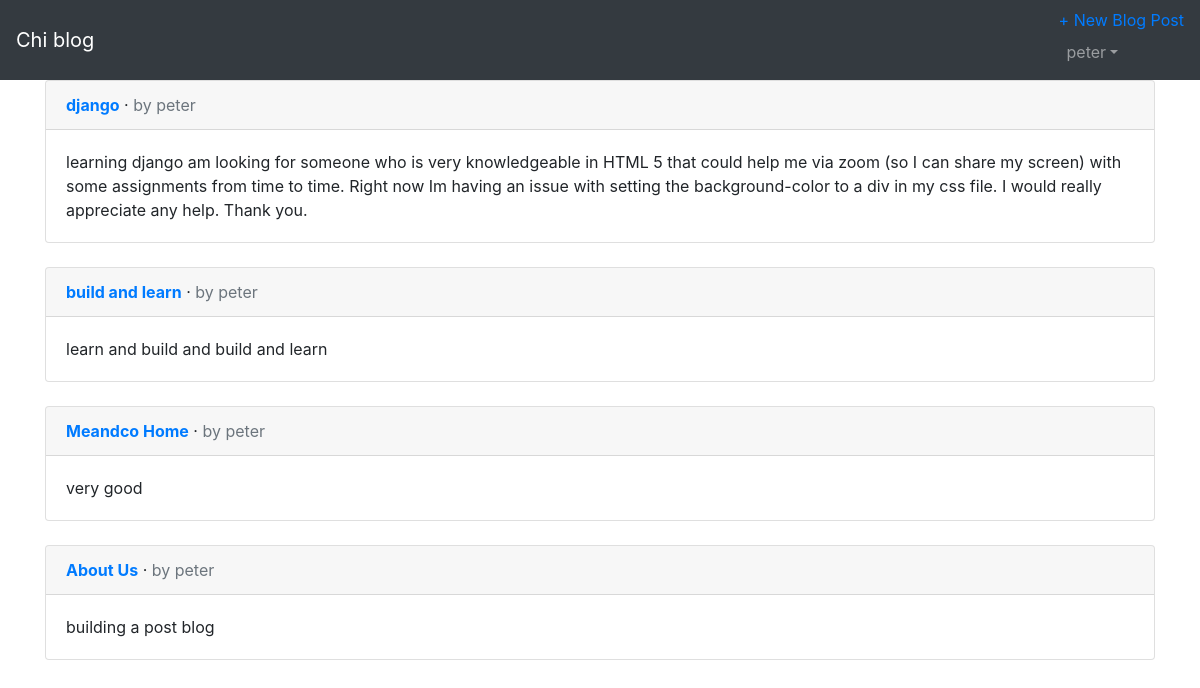
The app's page / (signed in) with its own data.
### blog/models.py (models this page shows, shortened)
class Post(models.Model):
    title = models.CharField(max_length=200)
    author = models.ForeignKey('auth.User', on_delete=models.CASCADE,)
    body = models.TextField()

### blog/views.py (the view)
# urls.py: path('', BlogListView.as_view(), name='home'),
class BlogListView(ListView):
    model = Post
    template_name = 'home.html'

### templates/home.html
{% extends 'base.html' %}
{% block content %}
{% for post in object_list %}
<div class="card">
<div class="card-header">
<span class="font-weight-bold"><a href="{% url 'post_detail' post.pk %}">{{ post.title }}</a></span> &middot;
<span class="text-muted">by {{ post.author }}</span></div>
<div class="card-body">
{{ post.body }}
</div>
</div>
<br />
{% endfor %}
{% endblock content %}

### templates/base.html (shortened to what this page needs)
{% load bootstrap4 %}
<!doctype html>
<html lang="en">
<head>
{% bootstrap_css %}
</head>
<body>
<nav class="navbar navbar-expand-lg navbar-dark bg-dark">
<a class="navbar-brand" href="{% url 'home' %}">Chi blog</a>
<div class="collapse navbar-collapse" id="navbarSupportedContent">
{% if user.is_authenticated %}
<ul class="navbar-nav ml-auto">
<li class="nav-item">
<a href="{% url 'post_new' %}">+ New Blog Post</a>
<a class="nav-link dropdown-toggle" href="#" id="navbarDropdown" role="button" data-toggle="dropdown" aria-haspopup="true" aria-expanded="false">
{{ user.username }}</a>
</li>
</ul>
{% else %}
<form class="form-inline ml-auto">
<a href="{% url 'login' %}" class="btn btn-outline-secondary">Log In</a>
<a href="{% url 'signup' %}" class="btn btn-primary ml-2">Sign up</a>
</form>
{% endif %}
</div>
</nav>
<main>
<div class="container">
{% block content %}
{% endblock content %}
</div>
</main>
</body>
</html>

### records on screen
Post: title "django", author "peter", body "learning django am looking for someone who is very knowledgeable in HTML 5 that could help me via zoom (so I can share my screen) with some assignments from time to time. Right now Im having an issue with setting the background-color to a div in my css file. I would really appreciate any help. Thank you."
Post: title "build and learn", author "peter", body "learn and build and build and learn"
Post: title "Meandco Home", author "peter", body "very good"
Post: title "About Us", author "peter", body "building a post blog"

### other values on screen
{{ user.username }} "peter"
